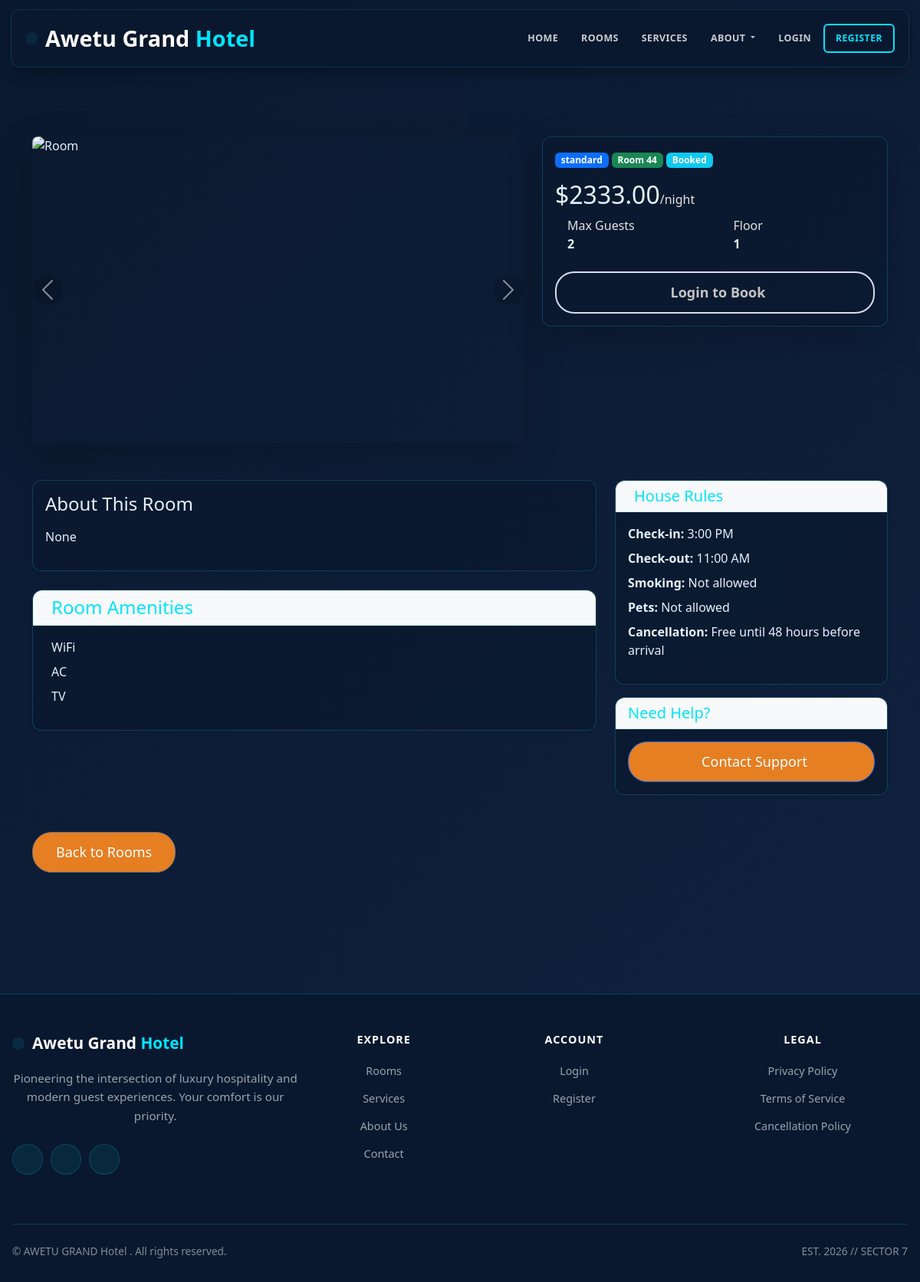
The page /room/1/ on the database its author committed.
### hotel/models.py (models this page shows, shortened)
class Room(models.Model):
    id = models.AutoField(primary_key=True)
    STATUS_CHOICES = [
        ('Available', 'Available'),
        ('Booked', 'Booked'),
        ('Maintenance', 'Maintenance'),
    ]
    room_number = models.CharField(max_length=10, unique=True)
    category = models.ForeignKey(RoomCategory, on_delete=models.CASCADE, related_name='rooms')
    assigned_staff = models.ForeignKey('Staff', on_delete=models.SET_NULL, null=True, blank=True, related_name='assigned_rooms')
    status = models.CharField(max_length=15, choices=STATUS_CHOICES, default='Available')
    floor = models.IntegerField(default=1, validators=[MinValueValidator(1), MaxValueValidator(100)])
    max_occupancy = models.IntegerField(default=2, validators=[MinValueValidator(1)])
    price = models.DecimalField(max_digits=10, decimal_places=2, null=True, blank=True, validators=[MinValueValidator(0)], help_text="Room-specific price (leave blank to use category base price)")
    amenities = models.TextField(default="WiFi, AC, TV", help_text="Comma-separated list of amenities")
    description = models.TextField(blank=True, null=True)
    image = models.ImageField(upload_to='rooms/', blank=True, null=True)
    created_at = models.DateTimeField(default=timezone.now)
    class Meta:
        ordering = ['room_number']

class RoomCategory(models.Model):
    id = models.AutoField(primary_key=True)
    category_name = models.CharField(max_length=50, unique=True)
    class Meta:
        verbose_name_plural = "Room Categories"

### hotel/views.py (the view)
# urls.py: path('room/<int:room_id>/', views.room_detail, name='room_detail'),
def room_detail(request, room_id):
    room = get_object_or_404(Room, id=room_id)
    amenities_list = [a.strip() for a in (room.amenities or 'WiFi, AC, TV').split(',')]
    check_in_date = None
    check_out_date = None
    guests_prefill = None
    try:
        ci = request.GET.get('check_in_date')
        co = request.GET.get('check_out_date')
        g = request.GET.get('guests')
        if ci and co:
            check_in_date = datetime.strptime(ci, '%Y-%m-%d').date()
            check_out_date = datetime.strptime(co, '%Y-%m-%d').date()
        if g:
            try:
                guests_prefill = int(g)
            except Exception:
                guests_prefill = None
    except Exception:
        check_in_date = check_out_date = guests_prefill = None
    if check_in_date and check_out_date:
        conflict = room.reservations.filter(
            status__in=['Pending','Confirmed','Checked In'],
            check_in_date__lt=check_out_date,
            check_out_date__gte=check_in_date,
        ).exists()
        is_booked = conflict or (room.status != 'Available')
    else:
        today = timezone.now().date()
        has_conflict = room.reservations.filter(
            status__in=['Pending','Confirmed','Checked In'],
            check_out_date__gte=today
        ).exists()
        is_booked = (room.status != 'Available') or has_conflict
    context = {
        'room': room,
        'amenities_list': amenities_list,
        'is_booked': is_booked,
        'check_in_date': check_in_date,
        'check_out_date': check_out_date,
        'guests_prefill': guests_prefill,
    }
    return render(request, 'hotel/html/room_detail.html', context)

### hotel/templates/hotel/html/room_detail.html (shortened to what this page needs)
{% extends 'hotel/html/base.html' %}
{% load static %}
{% block content %}
<div class="container my-5">
    <div class="row mb-4">
        <div class="col-lg-7">
            <div id="roomGallery" class="carousel slide shadow-lg" data-bs-ride="carousel">
                <div class="carousel-inner" style="border-radius: 8px; overflow: hidden; height: 400px;">
                    <div class="carousel-item active">
                        {% if room.image %}
                            <img src="{{ room.image.url }}" class="d-block w-100" style="object-fit: cover; height: 100%;" alt="Room">
                        {% else %}
                            <img src="{% static 'hotel/images/default-room.jpg' %}" class="d-block w-100" style="object-fit: cover; height: 100%;" alt="Room">
                        {% endif %}
                    </div>
                </div>
                {% if room.images.all.count > 0 %}
                <button class="carousel-control-prev" type="button" data-bs-target="#roomGallery" data-bs-slide="prev">
                    <span class="carousel-control-prev-icon" aria-hidden="true"></span>
                </button>
                <button class="carousel-control-next" type="button" data-bs-target="#roomGallery" data-bs-slide="next">
                    <span class="carousel-control-next-icon" aria-hidden="true"></span>
                </button>
                {% endif %}
            </div>
        </div>
        <div class="col-lg-5">
            <div class="card shadow-lg">
                <div class="card-body">
                    <div class="mb-3">
                        <span class="badge bg-primary">{{ room.category.category_name }}</span>
                        <span class="badge bg-success">Room {{ room.room_number }}</span>
                        <span class="badge bg-info">{{ room.status }}</span>
                    </div>
                    <h2 class="mb-2">
                        {% if room.price %}
                            ${{ room.price|floatformat:2 }}<small class="fs-6 " >/night</small>
                        {% else %}
                            <span class="fs-6 ">Price on request</span>
                        {% endif %}
                    </h2>
                    <div class="mb-4">
                        <div class="row g-3">
                            <div class="col-6">
                                <div class="d-flex align-items-center">
                                    <div>
                                        <small class="fs-6">Max Guests</small>
                                        <p class="mb-0"><strong>{{ room.max_occupancy }}</strong></p>
                                    </div>
                                </div>
                            </div>
                            <div class="col-6">
                                <div class="d-flex align-items-center">
                                    <div>
                                        <small class="fs-6">Floor</small>
                                        <p class="mb-0"><strong>{{ room.floor }}</strong></p>
                                    </div>
                                </div>
                            </div>
                        </div>
                    </div>
                    {% if user.is_authenticated %}
                        {% if check_in_date and check_out_date %}
                            {% if is_booked %}
                                <div class="alert alert-warning" role="alert">
                                    The selected dates are unavailable for booking. Please choose different dates.
                                </div>
                            {% else %}
                                <form method="post" action="{% url 'add_room_to_cart' room.id %}" style="margin-bottom: 0;">
                                    {% csrf_token %}
                                    <div class="row g-2 mb-3">
                                        <div class="col-6">
                                            <label class="form-label" style="font-size: 12px; font-weight: 700;">Check-in</label>
                                            <input type="date" name="check_in_date" class="form-control form-control-sm" required value="{{ check_in_date|date:'Y-m-d' }}">
                                        </div>
                                        <div class="col-6">
                                            <label class="form-label" style="font-size: 12px; font-weight: 700;">Check-out</label>
                                            <input type="date" name="check_out_date" class="form-control form-control-sm" required value="{{ check_out_date|date:'Y-m-d' }}">
                                        </div>
                                    </div>
                                    <div class="mb-3">
                                        <label class="form-label" style="font-size: 12px; font-weight: 700;">Guests</label>
                                        <input type="number" name="number_of_guests" class="form-control form-control-sm" value="{{ guests_prefill|default:1 }}" min="1" max="{{ room.max_occupancy }}" required>
                                    </div>
                                    <button type="submit" class="btn btn-outline-success btn-lg w-100" style="font-weight: 700;">
                                        <i class="fas fa-shopping-cart me-2"></i> Add to Cart
                                    </button>
                                </form>
                            {% endif %}
                        {% else %}
                            <form method="post" action="{% url 'add_room_to_cart' room.id %}" style="margin-bottom: 0;">
                                {% csrf_token %}
                                <div class="row g-2 mb-3">
                                    <div class="col-6">
                                        <label class="form-label" style="font-size: 12px; font-weight: 700;">Check-in</label>
                                        <input type="date" name="check_in_date" class="form-control form-control-sm" required>
                                    </div>
                                    <div class="col-6">
                                        <label class="form-label" style="font-size: 12px; font-weight: 700;">Check-out</label>
                                        <input type="date" name="check_out_date" class="form-control form-control-sm" required>
                                    </div>
                                </div>
                                <div class="mb-3">
                                    <label class="form-label" style="font-size: 12px; font-weight: 700;">Guests</label>
                                    <input type="number" name="number_of_guests" class="form-control form-control-sm" value="1" min="1" max="{{ room.max_occupancy }}" required>
                                </div>
                                <button type="submit" class="btn btn-outline-success btn-lg w-100" style="font-weight: 700;">
                                    <i class="fas fa-shopping-cart me-2"></i> Add to Cart
                                </button>
                            </form>
                        {% endif %}
                    {% else %}
                        <a href="{% url 'login' %}" class="btn btn-primary btn-lg w-100">
                             Login to Book
                        </a>
                    {% endif %}
                </div>
            </div>
        </div>
    </div>
    <div class="row mt-5">
        <div class="col-lg-8">
            <div class="card shadow-sm mb-4">
                <div class="card-body">
                    <h4 class="mb-3">About This Room</h4>
                    <p>{{ room.description|default:"Beautiful room with all modern amenities to ensure your comfortable stay." }}</p>
                </div>
            </div>
            <div class="card shadow-sm mb-4">
                <div class="card-header bg-light">
                    <h4 class="mb-0"> Room Amenities</h4>
                </div>
                <div class="card-body">
                    <div class="row">
                        <div class="col-md-6">
                            <ul class="list-unstyled">
                                {% for amenity in amenities_list %}
                                    <li class="mb-2">
                                         {{ amenity }}
                                    </li>
                                {% endfor %}
                            </ul>
                        </div>
                    </div>
                </div>
            </div>
        </div>
        <div class="col-lg-4">
            <div class="card shadow-sm">
                <div class="card-header bg-light">
                    <h5 class="mb-0"> House Rules</h5>
                </div>
                <div class="card-body">
                    <ul class="list-unstyled">
                        <li class="mb-2"><strong>Check-in:</strong> 3:00 PM</li>
                        <li class="mb-2"><strong>Check-out:</strong> 11:00 AM</li>
                        <li class="mb-2"><strong>Smoking:</strong> Not allowed</li>
                        <li class="mb-2"><strong>Pets:</strong> Not allowed</li>
                        <li><strong>Cancellation:</strong> Free until 48 hours before arrival</li>
                    </ul>
                </div>
            </div>
            <div class="card shadow-sm mt-3">
                <div class="card-header bg-light">
                    <h5 class="mb-0">Need Help?</h5>
                </div>
                <div class="card-body">
                    <a href="{% url 'contact' %}" class="btn btn-outline-primary w-100">
                         Contact Support
                    </a>
                </div>
            </div>
        </div>
    </div>
    <div class="mt-5">
        <a href="{% url 'room_list' %}" class="btn btn-outline-secondary">
             Back to Rooms
        </a>
    </div>
</div>
{% endblock %}

### hotel/static/hotel/css/home.css (style rules this page uses)
* { margin: 0; padding: 0; box-sizing: border-box; font-family: 'Segoe UI', sans-serif; }
body { background-color: #f5f5f5; }
.btn { padding: 12px 30px; background-color: #e67e22; color: white; text-decoration: none; border-radius: 25px; font-size: 18px; }

### hotel/templates/hotel/html/base.html (style rules this page uses)
:root { --primary: #00e5ff; --secondary: #0a192f; --dark-bg: rgba(10, 25, 47, 0.95); --light: #ecf0f1; --cyan-glow: rgba(0, 229, 255, 0.2); }
* { margin: 0; padding: 0; box-sizing: border-box; }
html { font-size: 16px; }
body { font-family: "Segoe UI", Tahoma, Geneva, Verdana, sans-serif; background: linear-gradient(135deg, #0a192f 0%, #112240 100%); min-height: 100vh; color: #e6f1ff; overflow-x: hidden; }
.card { background: rgba(10, 25, 47, 0.8); border: 1px solid rgba(0, 229, 255, 0.2); border-radius: 12px; box-shadow: 0 4px 20px rgba(0, 0, 0, 0.3); transition: transform 0.3s, box-shadow 0.3s; color: #e6f1ff; }
.card-header { background: rgba(0, 229, 255, 0.1); color: #00e5ff; border-bottom: 1px solid rgba(0, 229, 255, 0.2); border-radius: 12px 12px 0 0 !important; }
.btn-primary { background: transparent; border: 2px solid #d9dbee; color: #c5c3c3; font-weight: 600; transition: all 0.3s ease; }
img, video, iframe { max-width: 100%; height: auto; }

### hotel/templates/hotel/html/room_detail.html (style rules this page uses)
.fs-6 { font-size: 0.9rem; color: #e9e3e3; }
.carousel-control-prev, .carousel-control-next { background-color: rgba(0,0,0,0.3); width: 40px; height: 40px; border-radius: 50%; top: 50%; transform: translateY(-50%); }

### rows shown on the page
Room: category.category_name "standard", room_number "44", status "Booked", price "2333.00", max_occupancy "2", floor "1", description "None"

### other values the page prints
{{ amenity }} "WiFi" "AC" "TV"
